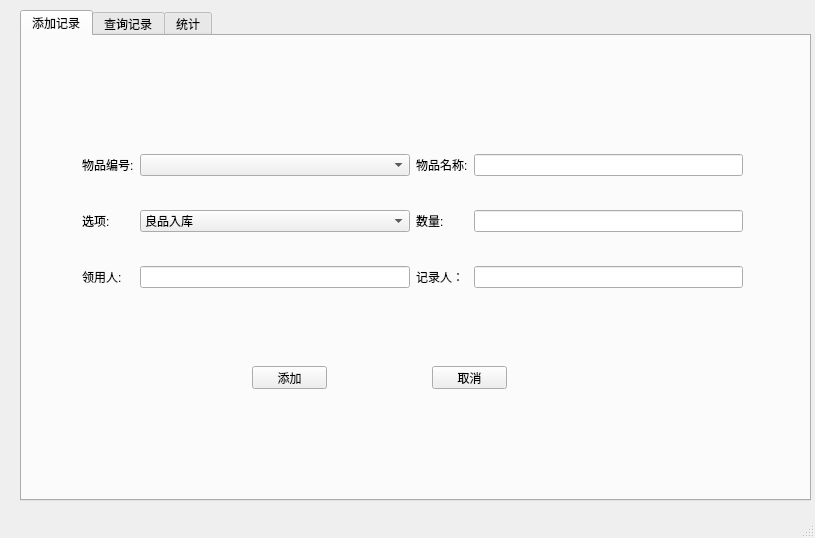
<?xml version="1.0" encoding="UTF-8"?>
<ui version="4.0">
 <class>MainWindow</class>
 <widget class="QMainWindow" name="MainWindow">
  <property name="geometry">
   <rect>
    <x>0</x>
    <y>0</y>
    <width>815</width>
    <height>538</height>
   </rect>
  </property>
  <property name="windowTitle">
   <string>MainWindow</string>
  </property>
  <widget class="QWidget" name="centralwidget">
   <widget class="QTabWidget" name="tabWidget">
    <property name="geometry">
     <rect>
      <x>20</x>
      <y>10</y>
      <width>791</width>
      <height>491</height>
     </rect>
    </property>
    <property name="sizePolicy">
     <sizepolicy hsizetype="Fixed" vsizetype="Fixed">
      <horstretch>0</horstretch>
      <verstretch>0</verstretch>
     </sizepolicy>
    </property>
    <property name="currentIndex">
     <number>0</number>
    </property>
    <widget class="QWidget" name="tab">
     <attribute name="title">
      <string>添加记录</string>
     </attribute>
     <widget class="QPushButton" name="addButton">
      <property name="geometry">
       <rect>
        <x>230</x>
        <y>330</y>
        <width>75</width>
        <height>23</height>
       </rect>
      </property>
      <property name="text">
       <string>添加</string>
      </property>
     </widget>
     <widget class="QPushButton" name="cancelButton">
      <property name="geometry">
       <rect>
        <x>410</x>
        <y>330</y>
        <width>75</width>
        <height>23</height>
       </rect>
      </property>
      <property name="text">
       <string>取消</string>
      </property>
     </widget>
     <widget class="QWidget" name="layoutWidget">
      <property name="geometry">
       <rect>
        <x>60</x>
        <y>90</y>
        <width>661</width>
        <height>191</height>
       </rect>
      </property>
      <layout class="QGridLayout" name="gridLayout">
       <item row="2" column="0">
        <widget class="QLabel" name="label_11">
         <property name="text">
          <string>领用人:</string>
         </property>
        </widget>
       </item>
       <item row="2" column="4">
        <widget class="QLineEdit" name="recordname"/>
       </item>
       <item row="2" column="3">
        <widget class="QLabel" name="label_10">
         <property name="text">
          <string>记录人：</string>
         </property>
        </widget>
       </item>
       <item row="1" column="0">
        <widget class="QLabel" name="label_7">
         <property name="text">
          <string>选项:</string>
         </property>
        </widget>
       </item>
       <item row="0" column="3">
        <widget class="QLabel" name="label_4">
         <property name="text">
          <string>物品名称:</string>
         </property>
        </widget>
       </item>
       <item row="0" column="4">
        <widget class="QLineEdit" name="productname"/>
       </item>
       <item row="0" column="0">
        <widget class="QLabel" name="label_3">
         <property name="text">
          <string>物品编号:</string>
         </property>
        </widget>
       </item>
       <item row="1" column="3">
        <widget class="QLabel" name="label_8">
         <property name="text">
          <string>数量:</string>
         </property>
        </widget>
       </item>
       <item row="1" column="4">
        <widget class="QLineEdit" name="productqty"/>
       </item>
       <item row="2" column="2">
        <widget class="QLineEdit" name="outname"/>
       </item>
       <item row="1" column="2">
        <widget class="QComboBox" name="in_out">
         <item>
          <property name="text">
           <string>良品入库</string>
          </property>
         </item>
         <item>
          <property name="text">
           <string>不良品入库</string>
          </property>
         </item>
         <item>
          <property name="text">
           <string>良品出库</string>
          </property>
         </item>
         <item>
          <property name="text">
           <string>不良品出库</string>
          </property>
         </item>
        </widget>
       </item>
       <item row="0" column="2">
        <widget class="QComboBox" name="productno"/>
       </item>
      </layout>
     </widget>
    </widget>
    <widget class="QWidget" name="tab_2">
     <attribute name="title">
      <string>查询记录</string>
     </attribute>
     <widget class="QWidget" name="layoutWidget">
      <property name="geometry">
       <rect>
        <x>60</x>
        <y>100</y>
        <width>661</width>
        <height>191</height>
       </rect>
      </property>
      <layout class="QGridLayout" name="gridLayout_2">
       <item row="0" column="5">
        <widget class="QLineEdit" name="proname"/>
       </item>
       <item row="0" column="0">
        <widget class="QLabel" name="label_6">
         <property name="text">
          <string>物品编号:</string>
         </property>
        </widget>
       </item>
       <item row="0" column="2">
        <widget class="QComboBox" name="prono"/>
       </item>
       <item row="1" column="0" colspan="6">
        <widget class="QTableView" name="tableView"/>
       </item>
       <item row="0" column="3">
        <widget class="QLabel" name="label_5">
         <property name="text">
          <string>物品名称:</string>
         </property>
        </widget>
       </item>
      </layout>
     </widget>
     <widget class="QPushButton" name="pushButton_3">
      <property name="geometry">
       <rect>
        <x>240</x>
        <y>350</y>
        <width>75</width>
        <height>23</height>
       </rect>
      </property>
      <property name="text">
       <string>查询</string>
      </property>
     </widget>
     <widget class="QPushButton" name="pushButton_4">
      <property name="geometry">
       <rect>
        <x>410</x>
        <y>350</y>
        <width>75</width>
        <height>23</height>
       </rect>
      </property>
      <property name="text">
       <string>取消</string>
      </property>
     </widget>
    </widget>
    <widget class="QWidget" name="tab_3">
     <attribute name="title">
      <string>统计</string>
     </attribute>
    </widget>
   </widget>
  </widget>
  <widget class="QStatusBar" name="statusbar"/>
  <action name="actionAbout">
   <property name="text">
    <string>&amp;About</string>
   </property>
  </action>
  <action name="actionHelp">
   <property name="text">
    <string>&amp;Help         &amp;F1</string>
   </property>
  </action>
  <action name="action_Open">
   <property name="text">
    <string>&amp;Open</string>
   </property>
  </action>
  <action name="action_Close">
   <property name="text">
    <string>&amp;Close</string>
   </property>
  </action>
 </widget>
 <tabstops>
  <tabstop>tabWidget</tabstop>
  <tabstop>productno</tabstop>
  <tabstop>productname</tabstop>
  <tabstop>in_out</tabstop>
  <tabstop>productqty</tabstop>
  <tabstop>outname</tabstop>
  <tabstop>recordname</tabstop>
  <tabstop>addButton</tabstop>
  <tabstop>cancelButton</tabstop>
  <tabstop>prono</tabstop>
  <tabstop>proname</tabstop>
 </tabstops>
 <resources/>
 <connections/>
</ui>
